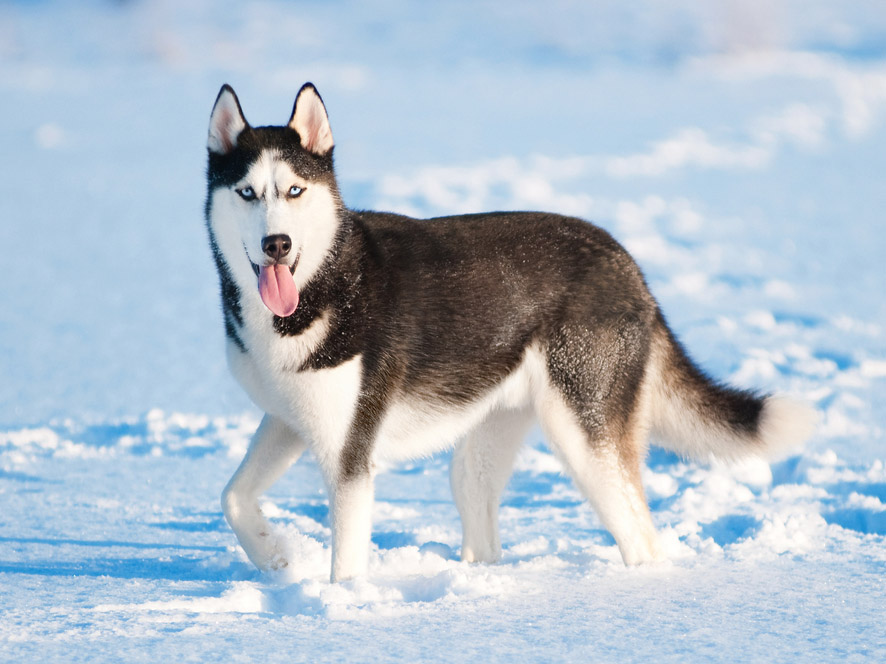
#> input picture evrisimsel_sinir_agları_nesne_tanima/resnet/kayan_pencere/input/husky.jpg, 886 x 664 px, given in place of the camera
$ jupyter execute Untitled-1.ipynb
#> lines starting #> are read from the running program, lines starting #| are printed output that depends on the picture; after the words box and inside, x2 and y2 are one past the last pixel; in counts of white or black regions, pixels touching at a corner belong together
[cell 1]
import os
import cv2
import numpy as np

from collections import deque

[cell 2]
bufer_size = 16
pts = deque(maxlen = bufer_size)

[cell 3]
pts

[cell 4]
# mavi renk aralığı
blue_lower =(84,98,0)
blue_upper = (179,255,255)

[cell 5]
cap = cv2.VideoCapture(0) #cameradan görüntü almak için oluşturulan nesne
cap.set (3,960) #kamera genişlik
cap.set(4,450) #kamera yükseklik

while True:
    isopen , frame = cap.read()
#> frame is the input picture: shape (664, 886, 3); mean B, G, R 203.8, 191, 177.8
    if isopen :
        blurred = cv2.GaussianBlur(frame ,(11,11) , 0)
        hsv = cv2.cvtColor(blurred , cv2.COLOR_BGR2HSV)
#> hsv: shape (664, 886, 3); mean H, S, V 83.8, 46.8, 208.9
        cv2.imshow("hsv img",hsv)
        mask = cv2.inRange(hsv , blue_lower , blue_upper)
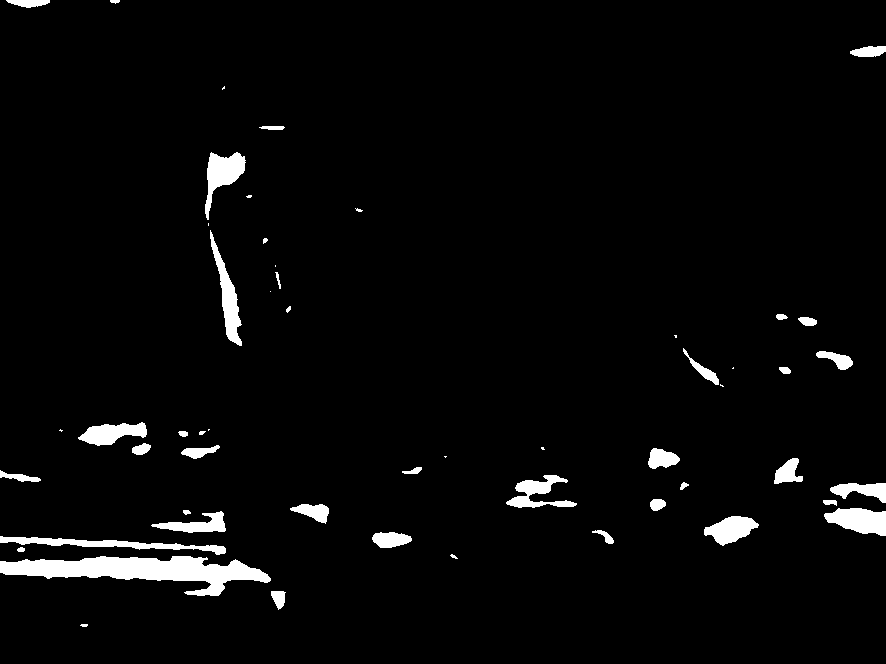
#> mask: shape (664, 886); 3.3% white; 54 white regions (13 under 20 px), largest, box (x1, y1, x2, y2) and area: (0, 556, 271, 596) 5231, (0, 536, 226, 555) 1341, (824, 508, 886, 536) 1205
        cv2.imshow("mask image",mask)

        # maskenin etrafında kalan görüntüleri sil . küçük noktalar silinir
        mask = cv2.erode(mask ,None, iterations=2)
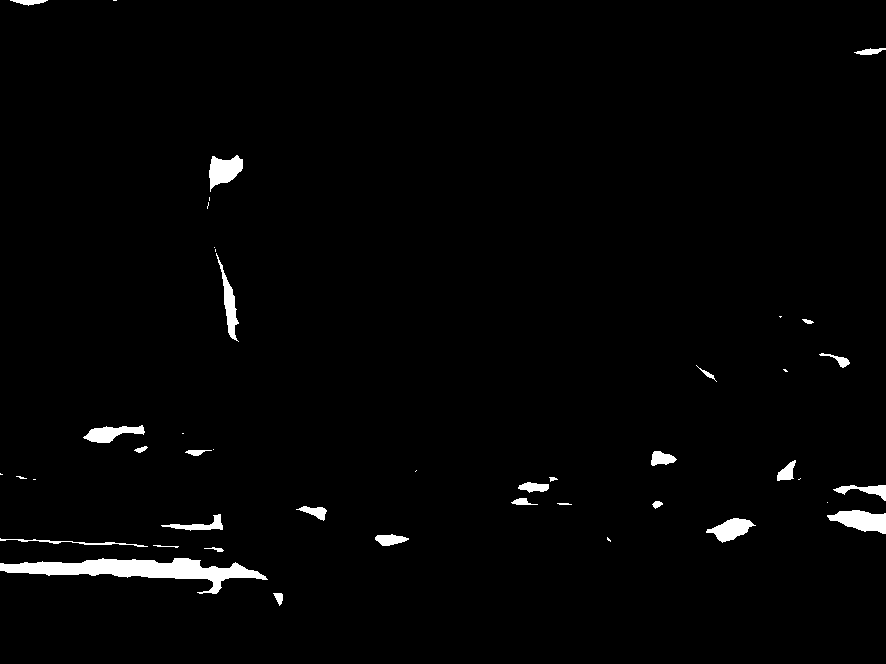
#> mask: shape (664, 886); 1.8% white; 44 white regions (16 under 20 px), largest, box (x1, y1, x2, y2) and area: (0, 558, 268, 594) 3765, (827, 510, 886, 534) 894, (209, 155, 243, 192) 754
        mask = cv2.dilate(mask , None , iterations=2)
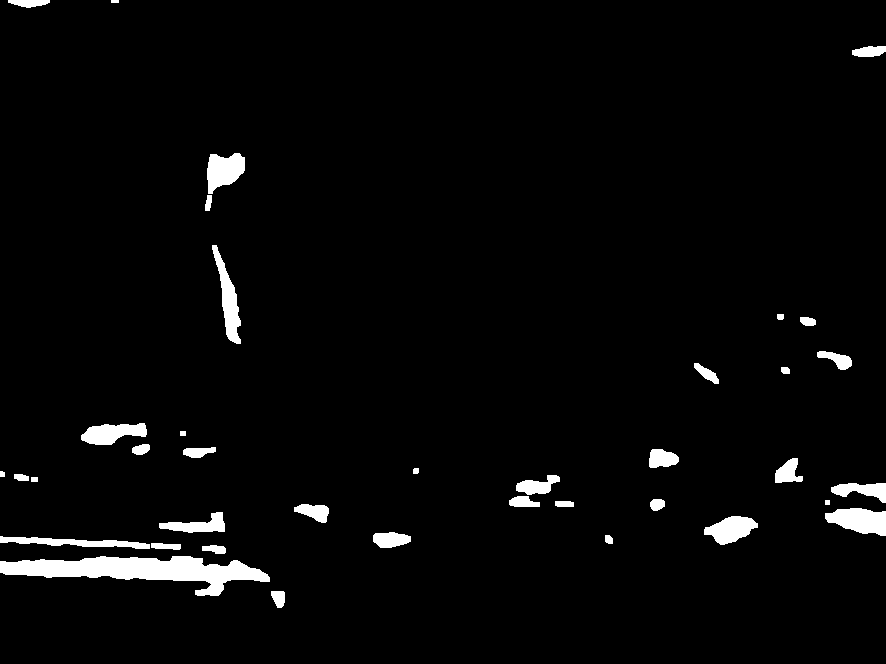
#> mask: shape (664, 886); 3.1% white; 38 white regions

        cv2.imshow("morfolojik mask",mask)

        contours , hierarchy = cv2.findContours(mask.copy(), cv2.RETR_EXTERNAL ,cv2.CHAIN_APPROX_SIMPLE) # sadece dıs contourları alır
#> contours = 38 contours, 3 with area under 20; largest, box (x1, y1, x2, y2) and area: (0, 556, 270, 596) 4848, (825, 508, 886, 536) 1124, (212, 245, 241, 344) 1010, (207, 153, 245, 194) 1006, (704, 516, 758, 545) 902

        if len(contours) > 0: #contour varsa
            # en büyük contouru al
            c = max( contours , key = cv2.contourArea)
#> c = contour of 164 points, box (x1, y1, x2, y2) (0, 556, 270, 596), area 4848
            #dikdörtgene cevir

            rect = cv2.minAreaRect(c)
#> rect = ((134.5, 570.5), (38.27, 269.7), -85.14)
            ((x,y),(w,h),rotation) = rect
#> x = 134.5; y = 570.5; w = 38.27; h = 269.7; rotation = -85.14
            s = "x:{} , y:{} , w:{} , h:{} ,rotation:{}".format(np.round(x),np.round(y),np.round(w),np.round(h),np.round(rotation))
            print(s)
#| x:135.0 , y:570.0 , w:38.0 , h:270.0 ,rotation:-85.0
            # kutucuk (eğik)
            box = cv2.boxPoints(rect)
#> box = [[267.3, 601], [-1.46, 578.1], [1.79, 540], [270.5, 562.9]]
            box = np.int64(box)
#> box = [[267, 600], [-1, 578], [1, 539], [270, 562]]

            # moment
            M = cv2.moments(c)
#> M = moments, m00 4848.5, centre m10/m00, m01/m00 = (140.2, 569.9)
            center = (int(M["m10"] / M["m00"]),int(M["m01"] / M["m00"]))
#> center = (140, 569)
            # contour cizdirme
            cv2.drawContours(frame ,[box],0,(0,255,255),2)

            # merkeze bir nokta cizme
            cv2.circle(frame ,center,5,(255,0,255),-1)
#> frame: shape (664, 886, 3); mean B, G, R 203.1, 191.2, 178.1
            cv2.putText(frame ,s,(50,50),cv2.FONT_HERSHEY_SIMPLEX , 1,(0,0,0))
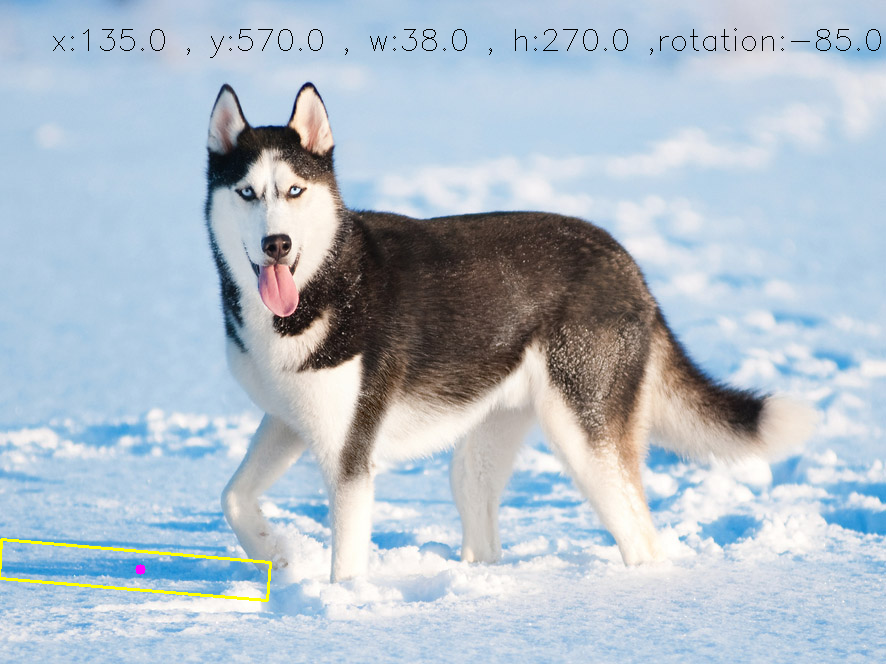
#> frame: shape (664, 886, 3); mean B, G, R 202.5, 190.7, 177.7

            #deque
            pts.appendleft(center)
            for i in range(1,len(pts)):
                if pts[i-10 ] is None or pts[i] is None:
                    continue
                cv2.line(frame,pts[i-1] , pts[i] , (0,255,0),3)
            cv2.imshow("orjinal tespit" ,frame)

        if cv2.waitKey(1) & 0xFF == ord("q"): #q tusuna basılınca döngüden cıkılır
#> (key q is pressed here)
            break
    else:
        print("goruntu yok")

cap.release()
cv2.destroyAllWindows()
